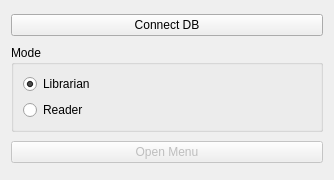
<?xml version="1.0" encoding="UTF-8"?>
<ui version="4.0">
 <class>Widget</class>
 <widget class="QWidget" name="Widget">
  <property name="geometry">
   <rect>
    <x>0</x>
    <y>0</y>
    <width>334</width>
    <height>180</height>
   </rect>
  </property>
  <property name="sizePolicy">
   <sizepolicy hsizetype="Fixed" vsizetype="Preferred">
    <horstretch>0</horstretch>
    <verstretch>0</verstretch>
   </sizepolicy>
  </property>
  <property name="windowTitle">
   <string>Library Management</string>
  </property>
  <property name="windowIcon">
   <iconset theme="applications-office">
    <normaloff>.</normaloff>.</iconset>
  </property>
  <layout class="QVBoxLayout" name="verticalLayout_3">
   <property name="sizeConstraint">
    <enum>QLayout::SetDefaultConstraint</enum>
   </property>
   <item>
    <layout class="QHBoxLayout" name="horizontalLayout">
     <item>
      <layout class="QVBoxLayout" name="verticalLayout">
       <item>
        <widget class="QPushButton" name="DBSetupPushButton">
         <property name="text">
          <string>Connect DB</string>
         </property>
        </widget>
       </item>
      </layout>
     </item>
    </layout>
   </item>
   <item>
    <widget class="QGroupBox" name="groupBox">
     <property name="sizePolicy">
      <sizepolicy hsizetype="Preferred" vsizetype="Fixed">
       <horstretch>0</horstretch>
       <verstretch>0</verstretch>
      </sizepolicy>
     </property>
     <property name="title">
      <string>Mode</string>
     </property>
     <layout class="QVBoxLayout" name="verticalLayout_2">
      <item>
       <widget class="QRadioButton" name="librarianRadioButton">
        <property name="text">
         <string>Librarian</string>
        </property>
        <property name="checked">
         <bool>true</bool>
        </property>
       </widget>
      </item>
      <item>
       <widget class="QRadioButton" name="readerRadioButton">
        <property name="text">
         <string>Reader</string>
        </property>
       </widget>
      </item>
     </layout>
    </widget>
   </item>
   <item>
    <widget class="QPushButton" name="openMenuPushButton">
     <property name="enabled">
      <bool>false</bool>
     </property>
     <property name="text">
      <string>Open Menu</string>
     </property>
     <property name="checkable">
      <bool>false</bool>
     </property>
    </widget>
   </item>
  </layout>
 </widget>
 <resources/>
 <connections/>
</ui>
